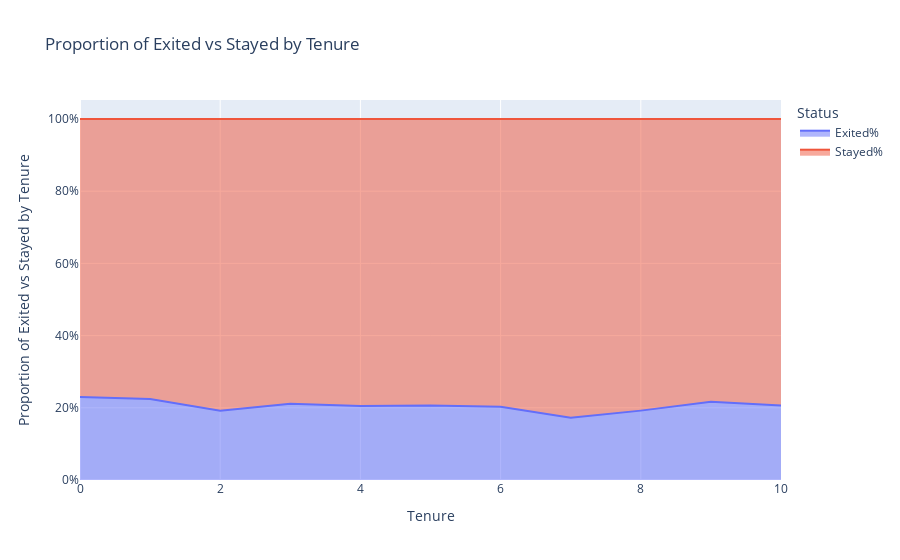

The notebook cell this image was saved under:
### Markdown cell above
Os valores de correlação entre eles são bem baixos ($9.9 \times 10^{-3}$), então não nos preocuparemos com isso: consideraremos ambos não lineares entre si.

Como é o comportamento de churn para os vários valores de tenure? Vejamos no gráfico da proporção de clientes:

### Code cell
tenure_counting = count_exited(X_raw, Y, 'Tenure')
plot_counting('Proporção de saída por tempo de conta', tenure_counting, format='area')

### Figure 1 — Plotly figure (JSON) as saved in the notebook; plotly's stock layout.template omitted (floating-point values rounded to 4 significant figures)
{"data": [{"fillpattern": {"shape": ""}, "hovertemplate": "Status=Exited%<br>Tenure=%{x}<br>Proportion=%{y}<extra></extra>", "legendgroup": "Exited%", "line": {"color": "#636efa"}, "marker": {"symbol": "circle"}, "mode": "lines", "name": "Exited%", "orientation": "v", "showlegend": true, "stackgroup": "1", "type": "scatter", "x": [2, 1, 7, 8, 5, 3, 4, 9, 6, 10, 0], "xaxis": "x", "y": [0.1918, 0.2242, 0.1722, 0.1922, 0.2065, 0.2111, 0.2053, 0.2165, 0.2027, 0.2061, 0.23], "yaxis": "y"}, {"fillpattern": {"shape": ""}, "hovertemplate": "Status=Stayed%<br>Tenure=%{x}<br>Proportion=%{y}<extra></extra>", "legendgroup": "Stayed%", "line": {"color": "#EF553B"}, "marker": {"symbol": "circle"}, "mode": "lines", "name": "Stayed%", "orientation": "v", "showlegend": true, "stackgroup": "1", "type": "scatter", "x": [2, 1, 7, 8, 5, 3, 4, 9, 6, 10, 0], "xaxis": "x", "y": [0.8082, 0.7758, 0.8278, 0.8078, 0.7935, 0.7889, 0.7947, 0.7835, 0.7973, 0.7939, 0.77], "yaxis": "y"}], "layout": {"autosize": true, "hovermode": "x unified", "legend": {"title": {"text": "Status"}, "tracegroupgap": 0}, "title": {"text": "Proportion of Exited vs Stayed by Tenure"}, "xaxis": {"anchor": "y", "autorange": true, "domain": [0, 1], "range": [0, 10], "title": {"text": "Tenure"}, "type": "linear"}, "yaxis": {"anchor": "x", "autorange": true, "domain": [0, 1], "range": [0, 1.053], "tickformat": ".0%", "title": {"text": "Proportion of Exited vs Stayed by Tenure"}, "type": "linear"}}}
